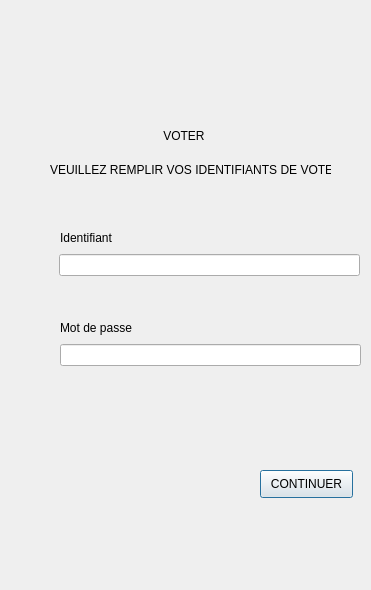
<?xml version="1.0" encoding="UTF-8"?>
<ui version="4.0">
 <class>Dialog</class>
 <widget class="QDialog" name="Dialog">
  <property name="geometry">
   <rect>
    <x>0</x>
    <y>0</y>
    <width>371</width>
    <height>590</height>
   </rect>
  </property>
  <property name="windowTitle">
   <string>Dialog</string>
  </property>
  <property name="modal">
   <bool>true</bool>
  </property>
  <widget class="QLabel" name="label">
   <property name="geometry">
    <rect>
     <x>130</x>
     <y>110</y>
     <width>91</width>
     <height>51</height>
    </rect>
   </property>
   <property name="text">
    <string>          VOTER</string>
   </property>
   <property name="alignment">
    <set>Qt::AlignLeading|Qt::AlignLeft|Qt::AlignVCenter</set>
   </property>
  </widget>
  <widget class="QLabel" name="label_2">
   <property name="geometry">
    <rect>
     <x>50</x>
     <y>160</y>
     <width>281</width>
     <height>20</height>
    </rect>
   </property>
   <property name="text">
    <string>VEUILLEZ REMPLIR VOS IDENTIFIANTS DE VOTE</string>
   </property>
  </widget>
  <widget class="QLabel" name="labelIdElex">
   <property name="geometry">
    <rect>
     <x>60</x>
     <y>230</y>
     <width>61</width>
     <height>16</height>
    </rect>
   </property>
   <property name="text">
    <string>Identifiant</string>
   </property>
  </widget>
  <widget class="QWidget" name="horizontalLayoutWidget">
   <property name="geometry">
    <rect>
     <x>59</x>
     <y>250</y>
     <width>301</width>
     <height>31</height>
    </rect>
   </property>
   <layout class="QHBoxLayout" name="horizontalLayout">
    <item>
     <widget class="QLineEdit" name="lineEditIdElec">
      <property name="inputMethodHints">
       <set>Qt::ImhEmailCharactersOnly</set>
      </property>
     </widget>
    </item>
   </layout>
  </widget>
  <widget class="QWidget" name="horizontalLayoutWidget_2">
   <property name="geometry">
    <rect>
     <x>60</x>
     <y>340</y>
     <width>301</width>
     <height>31</height>
    </rect>
   </property>
   <layout class="QHBoxLayout" name="horizontalLayout_2">
    <item>
     <widget class="QLineEdit" name="lineEditMdp">
      <property name="inputMethodHints">
       <set>Qt::ImhDigitsOnly|Qt::ImhNoAutoUppercase|Qt::ImhNoPredictiveText|Qt::ImhSensitiveData</set>
      </property>
      <property name="echoMode">
       <enum>QLineEdit::PasswordEchoOnEdit</enum>
      </property>
     </widget>
    </item>
   </layout>
  </widget>
  <widget class="QLabel" name="label_6">
   <property name="geometry">
    <rect>
     <x>60</x>
     <y>320</y>
     <width>81</width>
     <height>16</height>
    </rect>
   </property>
   <property name="text">
    <string>Mot de passe</string>
   </property>
  </widget>
  <widget class="QPushButton" name="buttonBulletin">
   <property name="geometry">
    <rect>
     <x>260</x>
     <y>470</y>
     <width>93</width>
     <height>28</height>
    </rect>
   </property>
   <property name="text">
    <string>CONTINUER</string>
   </property>
  </widget>
 </widget>
 <resources/>
 <connections/>
</ui>
